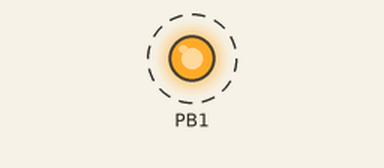
Simulated run of this sketch. Board: ATtiny85, built with avr-gcc and run on an emulated ATtiny85. Parts: output pins drawn as LEDs (lit = HIGH). Dashed ring = blinking.

Above: at 0.2 s.
Timing chart, 0 to 3.0 s (numbered marks = the images above):
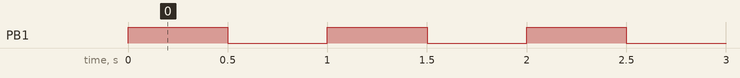

The sketch:

main.ino
```cpp
int led = PORTB1;

void setup() {
  pinMode(led, OUTPUT);
}

void loop() {
  for(;;) {
    digitalWrite(led, HIGH);
    delay(500);
    digitalWrite(led, LOW);
    delay(500);
  }
}
```

Measured:
- by itself, PB1: alternates HIGH for 0.50 s and LOW for 0.50 s
